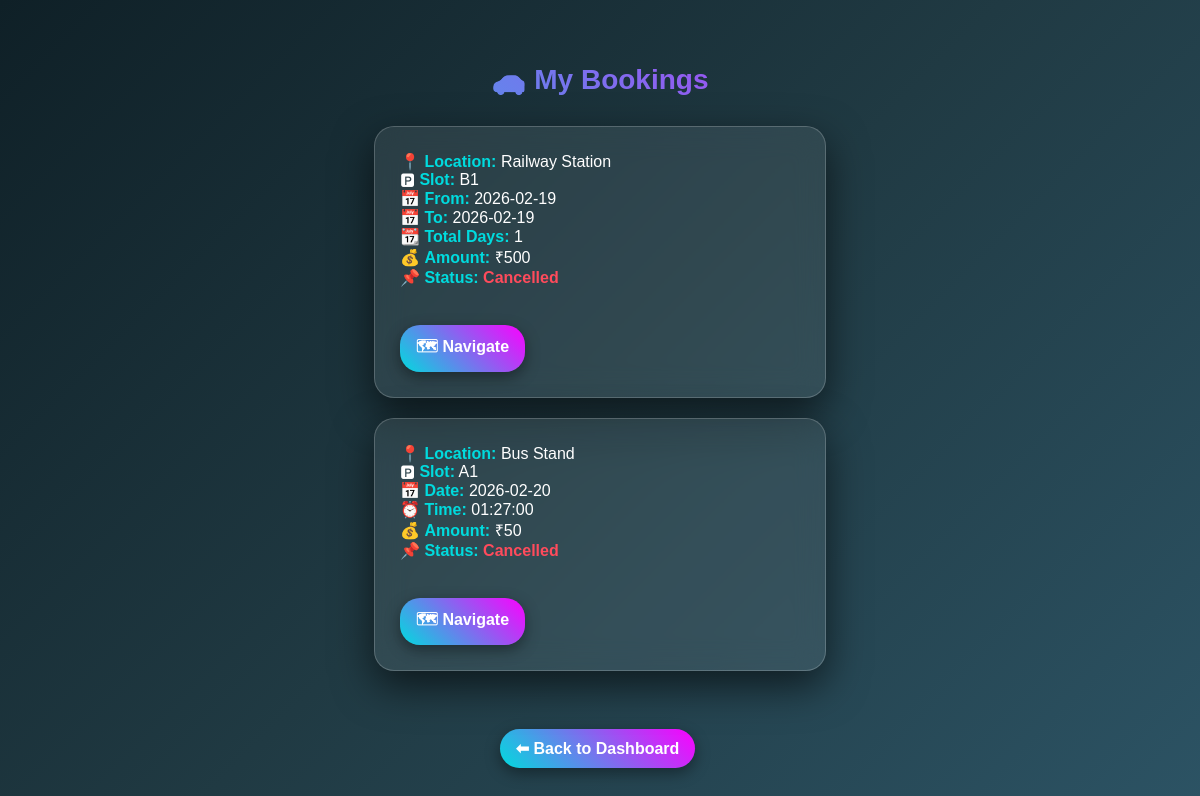
Page /my_booking.php (signed in) on the committed database.
### tables this page shows
CREATE TABLE `bookings` (
  `id` int(11) NOT NULL,
  `user_id` int(11) DEFAULT NULL,
  `slot_id` int(11) DEFAULT NULL,
  `location` varchar(100) DEFAULT NULL,
  `slot_number` varchar(10) DEFAULT NULL,
  `booking_date` date DEFAULT NULL,
  `booking_time` time DEFAULT NULL,
  `amount` int(11) DEFAULT NULL,
  `status` varchar(20) DEFAULT NULL,
  `from_date` date DEFAULT NULL,
  `to_date` date DEFAULT NULL,
  `total_days` int(11) DEFAULT NULL
);

### my_booking.php (the view, shortened to what this page needs)
<?php
include 'config.php';
?>
<!DOCTYPE html>
<html>
<head>
</head>
<body>
<h2>🚗 My Bookings</h2>
<?php
$result = $conn->query("SELECT bookings.*, slots.latitude, slots.longitude
FROM bookings
JOIN slots ON bookings.slot_id = slots.id
WHERE user_id=".$_SESSION['user_id']."
ORDER BY bookings.id DESC");
while($r = $result->fetch_assoc()){
?>
<div class="card">
📍 <b>Location:</b> <?php echo $r['location']; ?><br>
🅿 <b>Slot:</b> <?php echo $r['slot_number']; ?><br>
<?php if(isset($r['from_date'])){ ?>
📅 <b>From:</b> <?php echo $r['from_date']; ?><br>
📅 <b>To:</b> <?php echo $r['to_date']; ?><br>
📆 <b>Total Days:</b> <?php echo $r['total_days']; ?><br>
<?php } else { ?>
📅 <b>Date:</b> <?php echo $r['booking_date']; ?><br>
⏰ <b>Time:</b> <?php echo $r['booking_time']; ?><br>
<?php } ?>
💰 <b>Amount:</b> ₹<?php echo $r['amount']; ?><br>
📌 <b>Status:</b>
<span class="<?php echo strtolower('status-'.$r['status']); ?>">
<?php echo $r['status']; ?>
</span>
<br><br>
<a class="btn"
href="https://www.google.com/maps/dir/?api=1&destination=<?php echo $r['latitude']; ?>,<?php echo $r['longitude']; ?>"
target="_blank">
🗺 Navigate
</a>
</div>
<?php } ?>
<br>
<a class="btn" href="dashboard.php">⬅ Back to Dashboard</a>
</body>
</html>

### my_booking.php (style rules this page uses)
body { margin:0; font-family:'Poppins',sans-serif; background:linear-gradient(135deg,#0f2027,#203a43,#2c5364); color:white; text-align:center; padding:40px 10px; }
h2 { margin-bottom:30px; font-size:28px; background:linear-gradient(45deg,#00dbde,#fc00ff); -webkit-background-clip:text; color:transparent; }
.card { background:rgba(255,255,255,0.08); backdrop-filter:blur(15px); padding:25px; margin:20px auto; width:400px; border-radius:20px; box-shadow:0 15px 40px rgba(0,0,0,0.6); border:1px solid rgba(255,255,255,0.2); text-align:left; animation:fadeUp 0.8s ease; transition:0.3s; }
.card b { color:#00dbde; }
.status-cancelled { color:#ff4b5c; font-weight:bold; }
.btn { padding:10px 16px; background:linear-gradient(45deg,#00dbde,#fc00ff); color:white; text-decoration:none; border-radius:20px; margin:5px 5px 0 0; display:inline-block; font-weight:bold; transition:0.3s; box-shadow:0 5px 15px rgba(0,0,0,0.4); }
.btn:last-child { margin-top:20px; }

### rows in the picture
bookings: location "Railway Station", slot_number "B1", from_date "2026-02-19", to_date "2026-02-19", total_days "1", amount "500", status "Cancelled"
bookings: location "Bus Stand", slot_number "A1", booking_date "2026-02-20", booking_time "01:27:00", amount "50", status "Cancelled"
